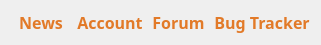
   <widget class="QWidget" name="horizontalLayoutWidget">
    <property name="geometry">
     <rect>
      <x>70</x>
      <y>151</y>
      <width>321</width>
      <height>23</height>
     </rect>
    </property>
    <property name="font">
     <font>
      <weight>75</weight>
      <bold>true</bold>
     </font>
    </property>
    <layout class="QHBoxLayout" name="hlButtonsLeft">
     <item>
      <widget class="QPushButton" name="buttonNews">
       <property name="font">
        <font>
         <family>Modern Antiqua</family>
         <pointsize>12</pointsize>
         <weight>75</weight>
         <italic>false</italic>
         <bold>true</bold>
        </font>
       </property>
       <property name="focusPolicy">
        <enum>Qt::NoFocus</enum>
       </property>
       <property name="styleSheet">
        <string notr="true">border: 0px;
color: #e27a28;
</string>
       </property>
       <property name="text">
        <string>News</string>
       </property>
       <property name="flat">
        <bool>true</bool>
       </property>
      </widget>
     </item>
     <item>
      <widget class="QPushButton" name="buttonAccount">
       <property name="font">
        <font>
         <family>Modern Antiqua</family>
         <pointsize>12</pointsize>
         <weight>75</weight>
         <italic>false</italic>
         <bold>true</bold>
        </font>
       </property>
       <property name="focusPolicy">
        <enum>Qt::NoFocus</enum>
       </property>
       <property name="styleSheet">
        <string notr="true">border: 0px;
color: #e27a28;</string>
       </property>
       <property name="text">
        <string>Account</string>
       </property>
       <property name="flat">
        <bool>true</bool>
       </property>
      </widget>
     </item>
     <item>
      <widget class="QPushButton" name="buttonForum">
       <property name="font">
        <font>
         <family>Modern Antiqua</family>
         <pointsize>12</pointsize>
         <weight>75</weight>
         <italic>false</italic>
         <bold>true</bold>
        </font>
       </property>
       <property name="focusPolicy">
        <enum>Qt::NoFocus</enum>
       </property>
       <property name="styleSheet">
        <string notr="true">border: 0px;
color: #e27a28;</string>
       </property>
       <property name="text">
        <string>Forum</string>
       </property>
       <property name="flat">
        <bool>true</bool>
       </property>
      </widget>
     </item>
     <item>
      <widget class="QPushButton" name="buttonBugTracker">
       <property name="font">
        <font>
         <family>Modern Antiqua</family>
         <pointsize>12</pointsize>
         <weight>75</weight>
         <italic>false</italic>
         <bold>true</bold>
        </font>
       </property>
       <property name="focusPolicy">
        <enum>Qt::NoFocus</enum>
       </property>
       <property name="styleSheet">
        <string notr="true">border: 0px;
color: #e27a28;</string>
       </property>
       <property name="text">
        <string>Bug Tracker</string>
       </property>
       <property name="flat">
        <bool>true</bool>
       </property>
      </widget>
     </item>
    </layout>
   </widget>
